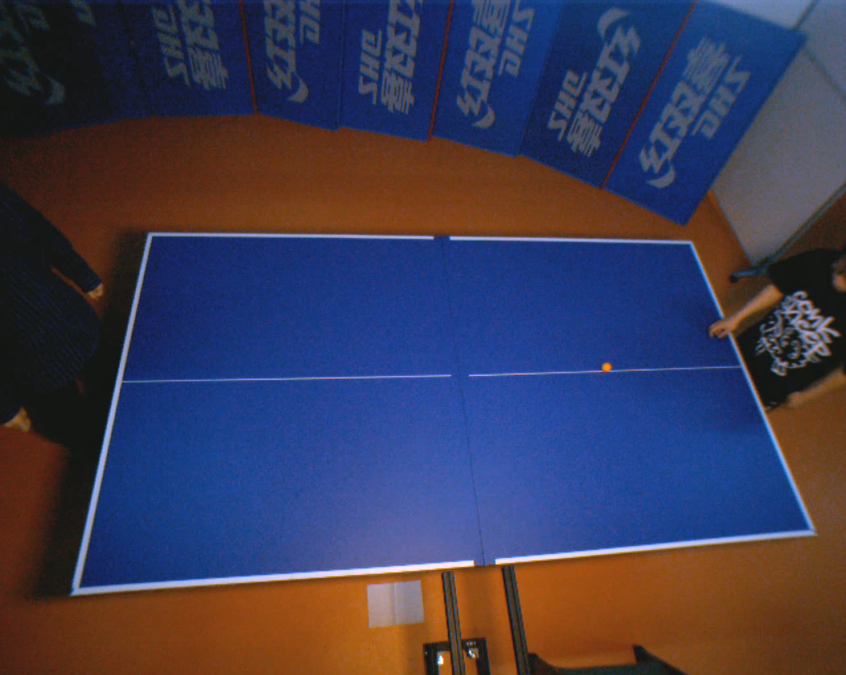
#> input picture table.png, 846 x 675 px
$ python table_dege_detector.py
#> lines starting #> are read from the running program, lines starting #| are printed output that depends on the picture; after the words box and inside, x2 and y2 are one past the last pixel; in counts of white or black regions, pixels touching at a corner belong together; long printed decimals are rounded
import time

import cv2
import numpy as np


def empty(a):
    pass


def cross_point(line1, line2):  # 计算交点函数
    x1 = line1[0]  # 取四点坐标
    y1 = line1[1]
    x2 = line1[2]
    y2 = line1[3]

    x3 = line2[0]
    y3 = line2[1]
    x4 = line2[2]
    y4 = line2[3]

    k1 = (y2 - y1) * 1.0 / (x2 - x1)  # 计算k1,由于点均为整数，需要进行浮点数转化
    b1 = y1 * 1.0 - x1 * k1 * 1.0  # 整型转浮点型是关键
    if (x4 - x3) == 0:  # L2直线斜率不存在操作
        k2 = None
        b2 = 0
    else:
        k2 = (y4 - y3) * 1.0 / (x4 - x3)  # 斜率存在操作
        b2 = y3 * 1.0 - x3 * k2 * 1.0
    if k2 == None:
        x = x3
    else:
        if k1 == k2:
            return None
        x = (b2 - b1) * 1.0 / (k1 - k2)
    y = k1 * x * 1.0 + b1 * 1.0
    return [x, y]


if __name__ == '__main__':
    img = cv2.imread("table.png")
#> img is the input picture: shape (675, 846, 3); mean B, G, R 84.3, 59.5, 61.4

    img_smooth = cv2.GaussianBlur(img, (5, 5), 7)
    img_edge = cv2.Canny(img_smooth, 200, 250)
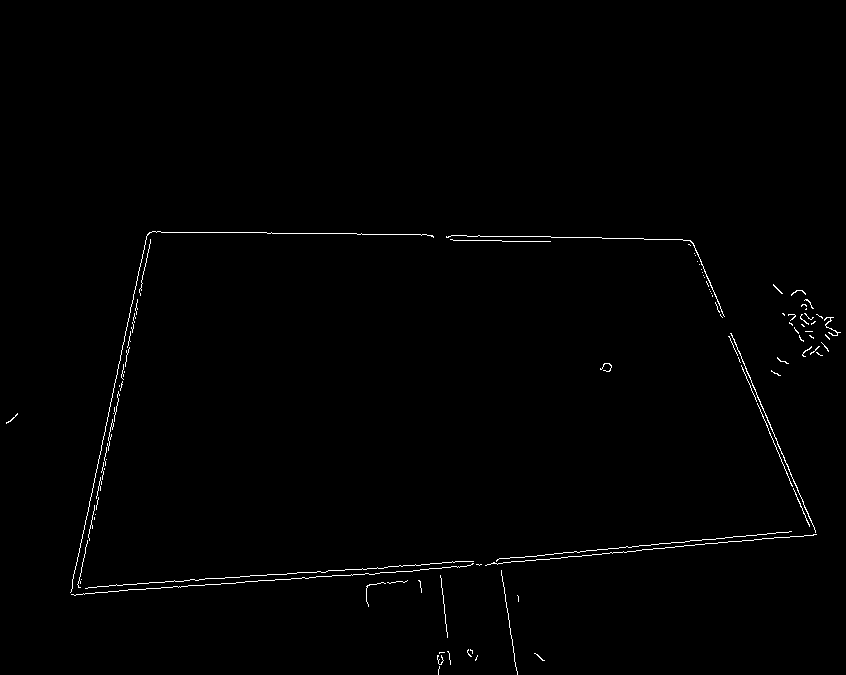
#> img_edge: shape (675, 846); 0.74% white in thin lines or dots, all inside (x1, y1, x2, y2) = (6, 231, 841, 675)
    cv2.imshow("1", img_edge)

    # img_shape = (img.shape[0], img.shape[1])
    img_shape = img.shape
#> img_shape = (675, 846, 3)
    h, w = img.shape[0], img.shape[1]
#> h = 675; w = 846
    print(img_shape)
#| (675, 846, 3)

    img_blank = np.zeros(img_shape)

    img_blank_0 = np.zeros(img_shape)

    # contours, hierarchy = cv2.findContours(img_edge, cv2.RETR_EXTERNAL, cv2.CHAIN_APPROX_SIMPLE)
    # cv2.drawContours(img_blank, contours, -1, (255, 0, 0), 3)

    lines = cv2.HoughLines(img_edge, 1, np.pi / 180, 200)
#> lines = [[592, 1.5], [227, 1.59], [599, 1.48], [597, 1.5], [192, 0.209], [604, 1.48], [-543, 2.74]]

    points = []

    for i in range(len(lines)):
        for rho, theta in lines[i]:
            a = np.cos(theta)
            b = np.sin(theta)
            x0 = a * rho
            y0 = b * rho
            x1 = int(x0 + w * (-b))
            y1 = int(y0 + w * (a))
            x2 = int(x0 - w * (-b))
            y2 = int(y0 - w * (a))

            points.append((x1, y1, x2, y2))

            cv2.line(img_blank, (x1, y1), (x2, y2), (10, 0, 0), 1)
#> this loop made 7 passes
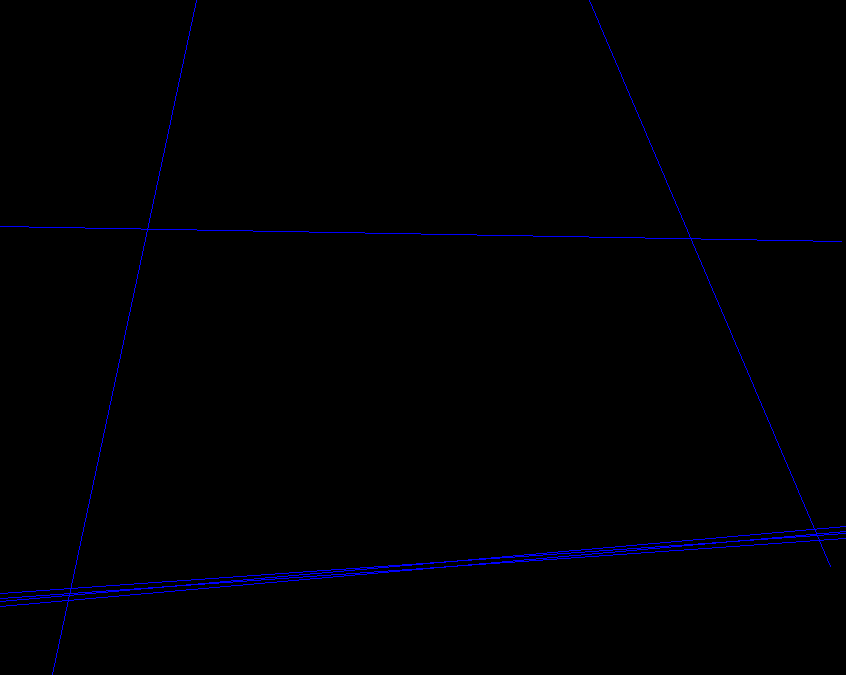
#> img_blank: shape (675, 846, 3) float64; mean of channels 0, 1, 2 0.0916, 0, 0; drawn with min black and max white
#> after the loop, points = [(-802, 649, 885, 531), (-849, 212, 841, 241), (-790, 670, 894, 522), (-802, 654, 885, 536), (11, 867, 363, -787), (-790, 675, 895, 527), (169, -990, 830, 566)]

    points_len = len(points)
#> points_len = 7
    cross_point_list = []
    print(points_len)
#| 7
    for i in range(points_len):
        for j in range(i + 1, points_len):
            print(i, j)
            cross_point_list.append(cross_point(points[i], points[j]))
#> after the loop, cross_point_list = 21 items

    print(cross_point_list)
#> (printed output is left out)

    for point in cross_point_list:
        if point is not None:
            x, y = point
            x = int(x)
            y = int(y)
            if 0 < x < img.shape[0] and 0 < y < img.shape[1]:
                print(y, x)

                img_blank_0[y, x] = [255, 255, 255]
#> this loop made 21 passes
#> (point, x, y) on passes 1, 2, 4, 5, 6, 7, 8, 9, 10, 11, 12, 13: ([4205.6, 298.7], 4205, 298), ([427.4, 563], 427, 563), ([70.38, 588], 70, 587), ([710.5, 543.2], 710, 543), ([817.1, 535.7], 817, 535), ([3560.4, 287.7], 3560, 287), ([4263, 299.7], 4262, 299), ([146.8, 229.1], 146, 229), ([3610.2, 288.5], 3610, 288), ([690.8, 238.4], 690, 238), ([148.7, 587.5], 148, 587), ([68.99, 594.5], 68, 594)
#> point on pass 3: None
#| 563 427
#| 587 70
#| 229 146
#| 587 148
#| 594 68
#| 593 69
#| 567 430
#| 599 67
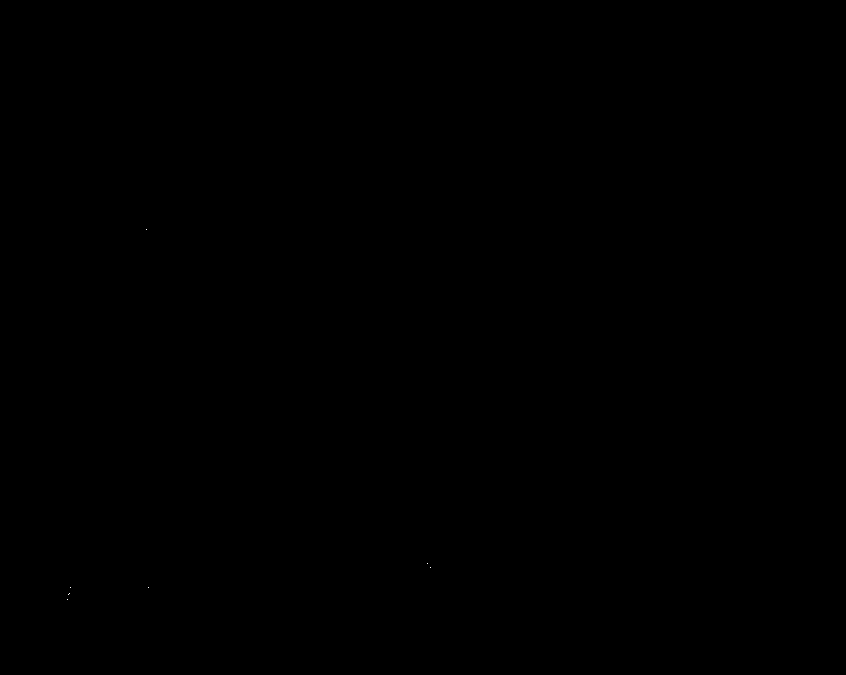
#> img_blank_0: shape (675, 846, 3) float64; 0% white in thin lines or dots, all inside (x1, y1, x2, y2) = (67, 229, 431, 600)

    # [4 lines of commented-out code are left out]

    cv2.imshow("3", img)

    cv2.imshow("blank", img_blank)

    cv2.imshow("blank_0", img_blank_0)

    cv2.waitKey(0)

$ run again, with frame.png copied over table.png
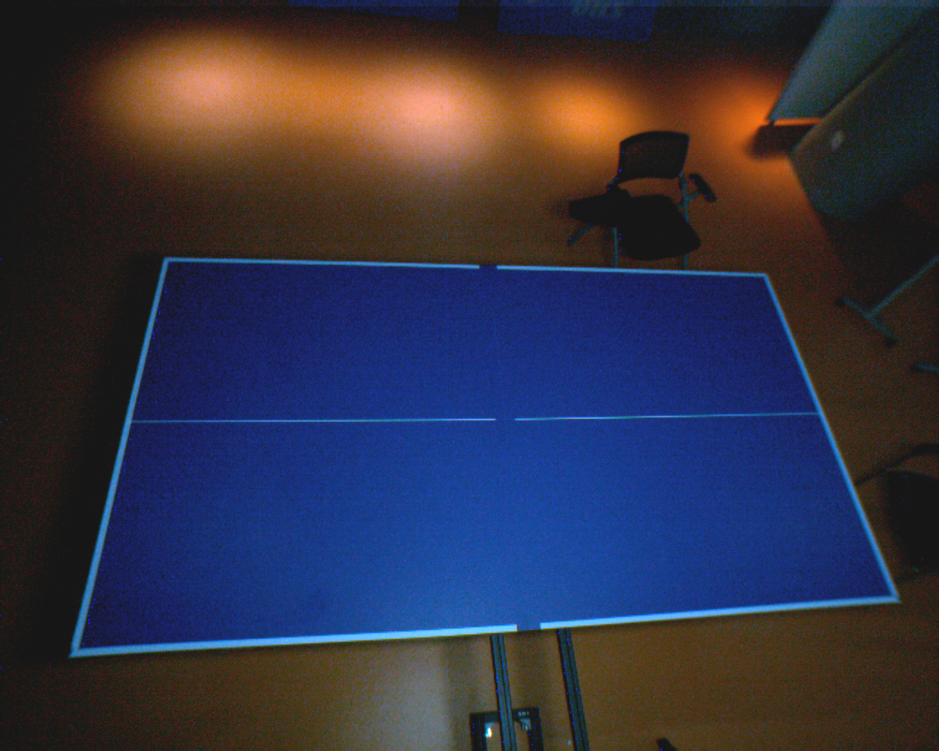
#> input picture frame.png, 939 x 751 px, shrunk from 1280 x 1024 before the run
#> img is the input picture: shape (751, 939, 3); mean B, G, R 68.1, 50.1, 51.1
#> `img_edge = cv2.Canny(img_smooth, 200, 250)`:
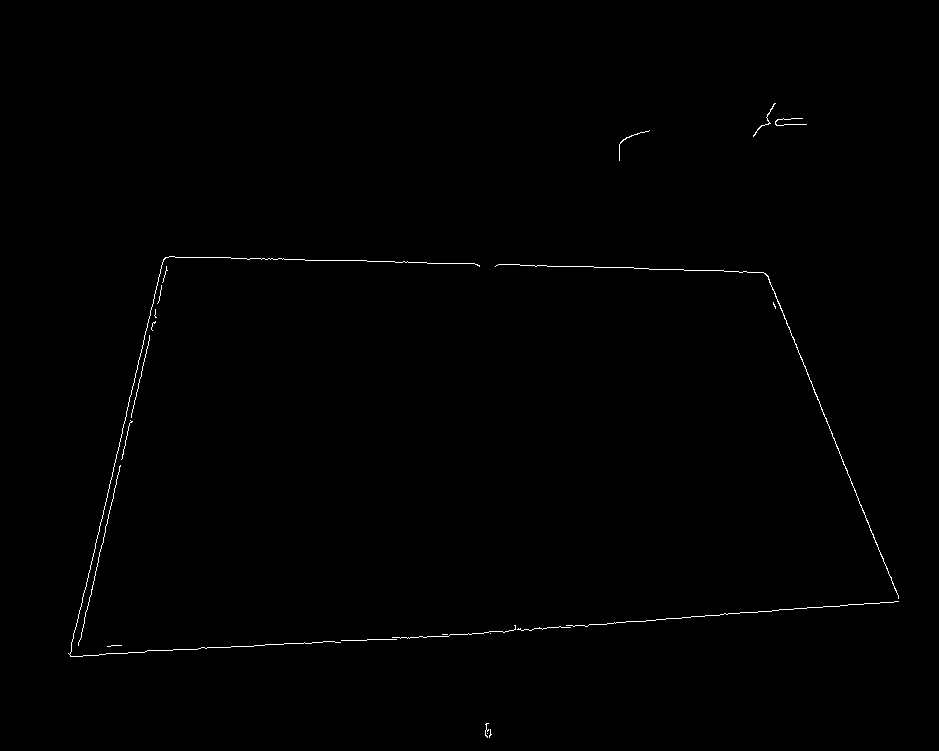
#> img_edge: shape (751, 939); 0.4% white in thin lines or dots, all inside (x1, y1, x2, y2) = (68, 103, 899, 738)
#| (751, 939, 3)
#> lines = [[658, 1.52], [221, 0.227], [-609, 2.76], [664, 1.5]]
#> the loop `for i in range(len(lines)):` made 4 passes
#> after the loop `for i in range(len(lines)):`:
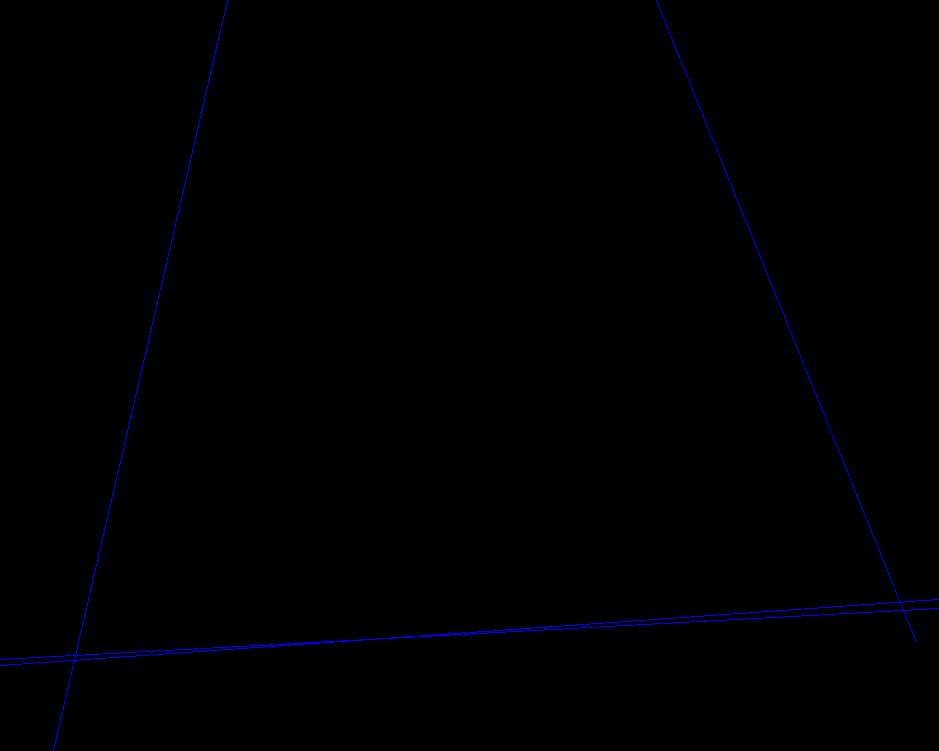
#> img_blank: shape (751, 939, 3) float64; mean of channels 0, 1, 2 0.0454, 0, 0; drawn with min black and max white
#> after the loop `for i in range(len(lines)):`: points = [(-903, 706, 972, 607), (4, 964, 426, -865), (212, -1098, 916, 642), (-890, 727, 983, 596)]
#> points_len = 4
#| 4
#> after the loop `for i in range(points_len):`: cross_point_list = [[75.45, 654.3], [903.3, 610.6], [375.2, 638.5], [382.5, -676.5], [74.24, 659.6], [899.7, 601.8]]
#| [[75.447, 654.338], [903.307, 610.627], [375.157, 638.513], [382.519, -676.547], [74.243, 659.560], [899.744, 601.823]]
#> the loop `for point in cross_point_list:` made 6 passes
#> (point, x, y) on passes 1 to 6: ([75.45, 654.3], 75, 654), ([903.3, 610.6], 903, 610), ([375.2, 638.5], 375, 638), ([382.5, -676.5], 382, -676), ([74.24, 659.6], 74, 659), ([899.7, 601.8], 899, 601)
#> (printed output is left out)

$ run again, with frame2.png copied over table.png
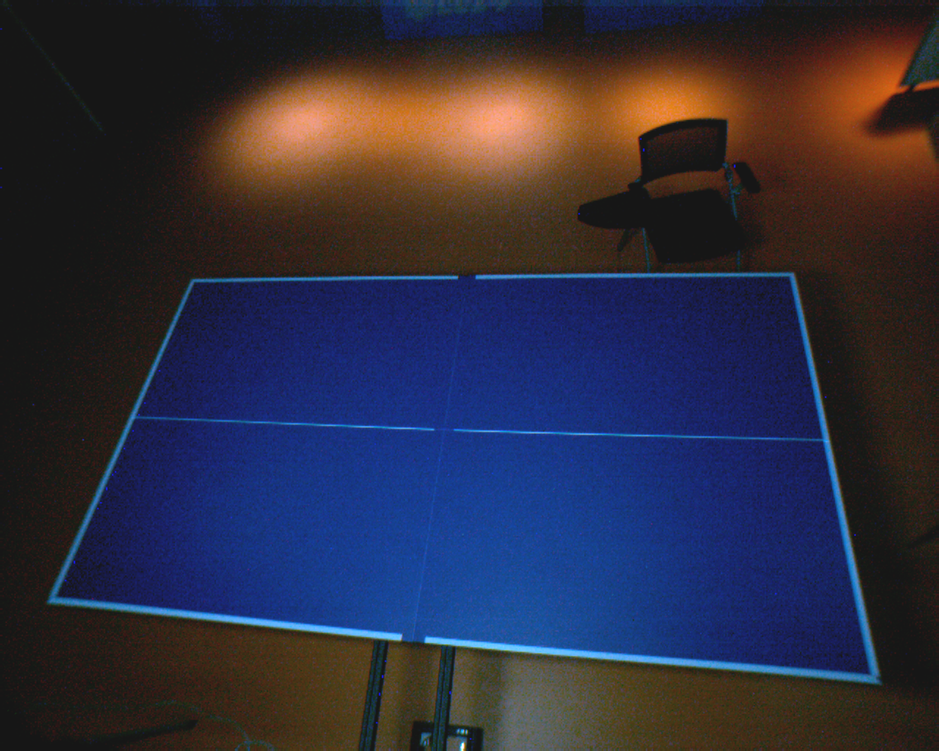
#> input picture frame2.png, 939 x 751 px, shrunk from 1280 x 1024 before the run
#> img is the input picture: shape (751, 939, 3); mean B, G, R 63.9, 45.6, 47.1
#> `img_edge = cv2.Canny(img_smooth, 200, 250)`:
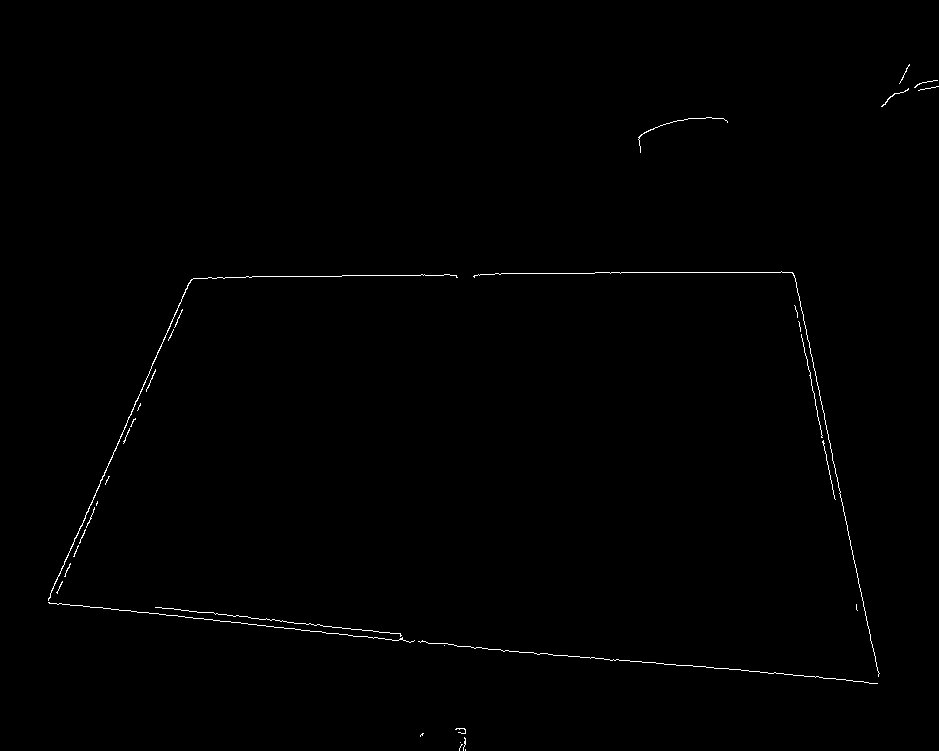
#> img_edge: shape (751, 939); 0.46% white in thin lines or dots, all inside (x1, y1, x2, y2) = (48, 64, 939, 751)
#| (751, 939, 3)
#> lines = [[603, 1.66], [594, 1.68], [-719, 2.93], [287, 0.419], [588, 1.68]]
#> the loop `for i in range(len(lines)):` made 5 passes
#> after the loop `for i in range(len(lines)):`:
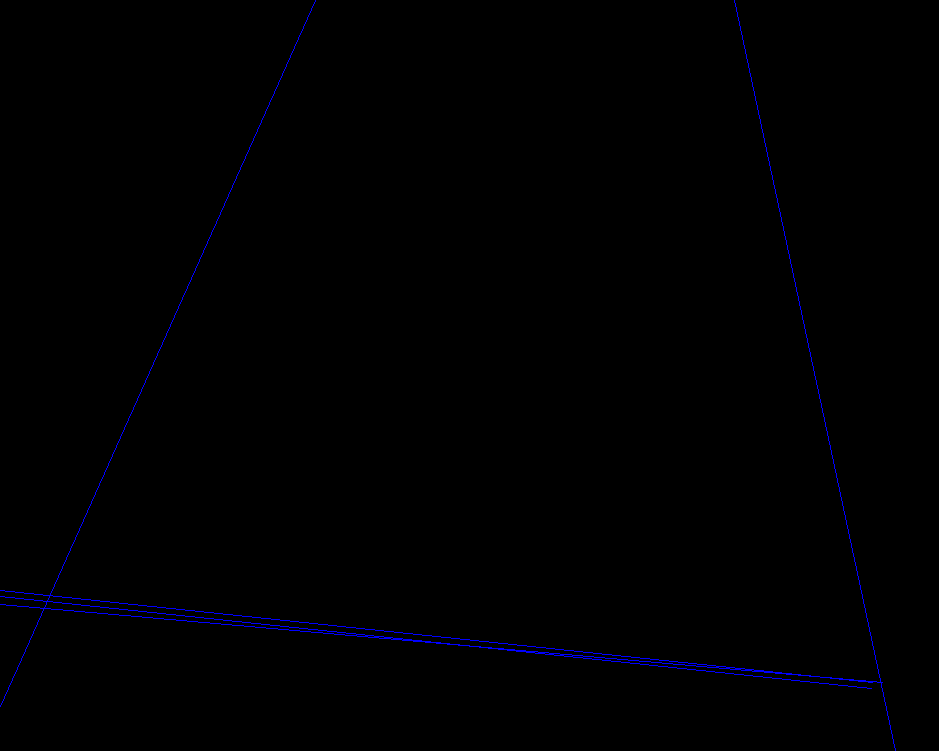
#> img_blank: shape (751, 939, 3) float64; mean of channels 0, 1, 2 0.0562, 0, 0; drawn with min black and max white
#> after the loop `for i in range(len(lines)):`: points = [(-987, 518, 882, 682), (-995, 492, 871, 688), (508, -1067, 898, 768), (-119, 974, 644, -741), (-995, 486, 872, 682)]
#> points_len = 5
#| 5
#> after the loop `for i in range(points_len):`: cross_point_list = [[468.2, 645.7], [879.7, 681.8], [43.64, 608.4], [821.1, 676.7], [881.2, 689.1], [46.76, 601.4], [-107642.6, -10710], [598.9, -639.5], [879.9, 682.8], [49.33, 595.6]]
#| [[468.154, 645.686], [879.679, 681.796], [43.639, 608.436], [821.084, 676.655], [881.226, 689.074], [46.758, 601.424], [-107642.612, -10710.000], [598.853, -639.524], [879.898, 682.829], [49.334, 595.635]]
#> the loop `for point in cross_point_list:` made 10 passes
#> (point, x, y) on passes 1 to 8: ([468.2, 645.7], 468, 645), ([879.7, 681.8], 879, 681), ([43.64, 608.4], 43, 608), ([821.1, 676.7], 821, 676), ([881.2, 689.1], 881, 689), ([46.76, 601.4], 46, 601), ([-107642.6, -10710], -107642, -10710), ([598.9, -639.5], 598, -639)
#> (printed output is left out)
